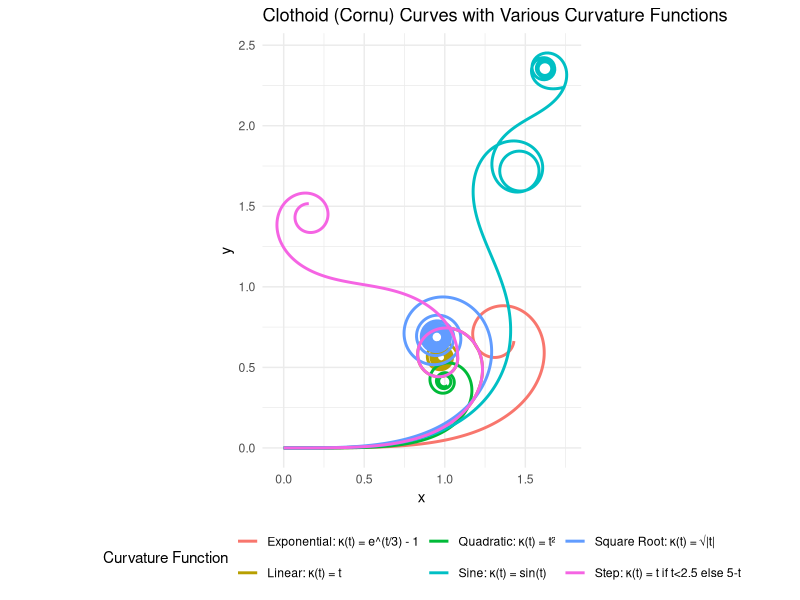

Source code (R):
# Required libraries
library(ggplot2)

# Fresnel integrals using numerical integration
fresnel <- function(t, kappa_func = function(s) s) {
  # x(t) = integral from 0 to t of cos(kappa(s) * s^2 / 2) ds
  # y(t) = integral from 0 to t of sin(kappa(s) * s^2 / 2) ds
  
  integrate_numerically <- function(f, from, to, steps = 1000) {
    s <- seq(from, to, length.out = steps)
    h <- (to - from) / (steps - 1)
    sum(f(s)) * h
  }
  
  x <- integrate_numerically(function(s) cos(kappa_func(s) * s^2 / 2), 0, t)
  y <- integrate_numerically(function(s) sin(kappa_func(s) * s^2 / 2), 0, t)
  
  return(c(x, y))
}

# Generate points for the clothoid
generate_clothoid <- function(t_max, steps = 500, kappa_func = function(s) s) {
  t_values <- seq(0, t_max, length.out = steps)
  points <- sapply(t_values, function(t) fresnel(t, kappa_func))
  return(data.frame(t = t_values, x = points[1,], y = points[2,]))
}

# Different curvature functions (kappa(t))
kappa_linear <- function(s) s  # Standard clothoid: kappa(s) = s
kappa_quadratic <- function(s) s^2  # Quadratic variation: kappa(s) = s²
kappa_sqrt <- function(s) sqrt(abs(s))  # Square root variation: kappa(s) = √|s|
kappa_sine <- function(s) sin(s)  # Sinusoidal variation: kappa(s) = sin(s)

# Generate data for different curvature functions
clothoid_standard <- generate_clothoid(5, kappa_func = kappa_linear)
clothoid_standard$type <- "Linear: κ(t) = t"

clothoid_quadratic <- generate_clothoid(2.5, kappa_func = kappa_quadratic)
clothoid_quadratic$type <- "Quadratic: κ(t) = t²"

clothoid_sqrt <- generate_clothoid(8, kappa_func = kappa_sqrt)
clothoid_sqrt$type <- "Square Root: κ(t) = √|t|"

clothoid_sine <- generate_clothoid(8, kappa_func = kappa_sine)
clothoid_sine$type <- "Sine: κ(t) = sin(t)"


# Combine datasets
all_clothoids <- rbind(clothoid_standard, clothoid_quadratic, clothoid_sqrt, clothoid_sine)

# Additional curvature functions
kappa_exp <- function(s) exp(s/3) - 1  # Exponential: κ(t) = e^(t/3) - 1
kappa_step <- function(s) ifelse(s < 2.5, s, 5 - s)  # Step function

# Generate data
clothoid_exp <- generate_clothoid(3, kappa_func = kappa_exp)
clothoid_exp$type <- "Exponential: κ(t) = e^(t/3) - 1"

clothoid_step <- generate_clothoid(5, kappa_func = kappa_step)
clothoid_step$type <- "Step: κ(t) = t if t<2.5 else 5-t"

# Add to combined dataset
all_clothoids <- rbind(all_clothoids, clothoid_exp, clothoid_step)

# Plot with ggplot2
p <- ggplot(all_clothoids, aes(x, y, color = type)) +
  geom_path(size = 1) +
  theme_minimal() +
  labs(title = "Clothoid (Cornu) Curves with Various Curvature Functions",
       x = "x", y = "y", color = "Curvature Function") +
  coord_equal() +  # Equal scaling for x and y axes
  theme(legend.position = "bottom")

print(p)
